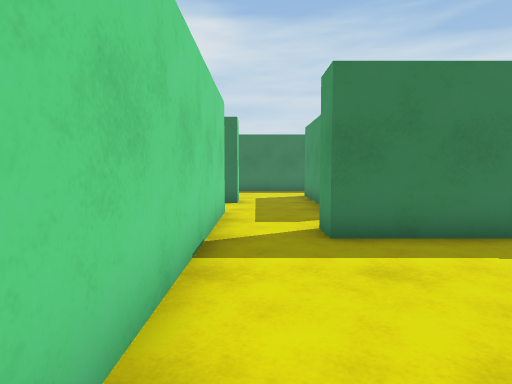
view 1 (above)

16 first-person views from a walk through a Unity game level. The camera is 1.2 m above the floor, tilts 4° down and sees 75° across. The floor is counted in squares, 1 m on a side. Each view is taken from the middle of a square. On the plan, view 1 faces up. The plan holds only what a view shows up to about 14 squares ahead; the rest is blank. The place goes on beyond the plan. The player character is not drawn.

view 2
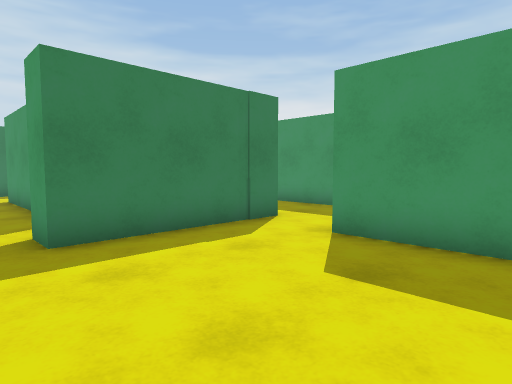

view 3
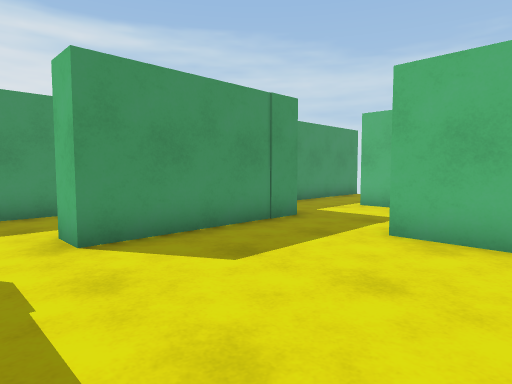

view 4
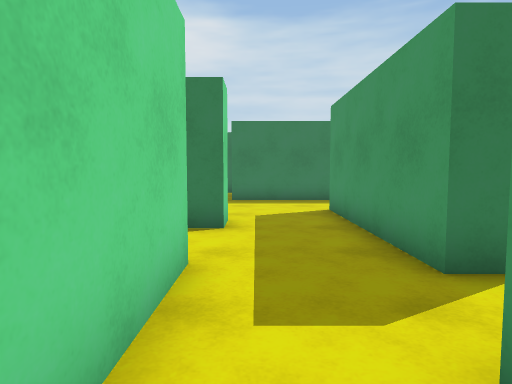

view 5
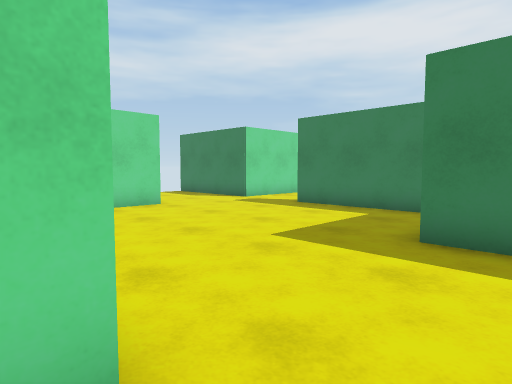

view 6
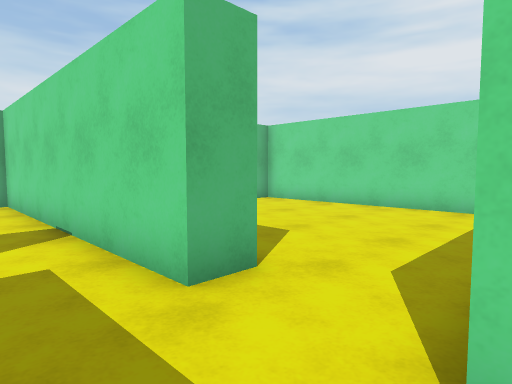

view 7
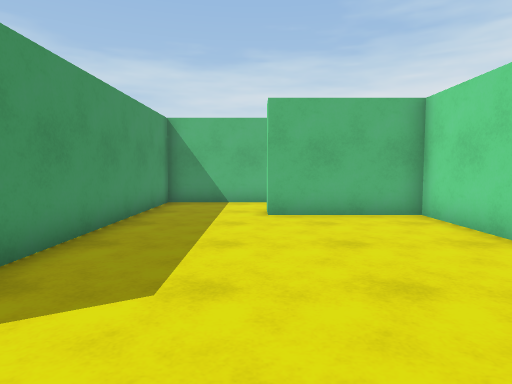

view 8
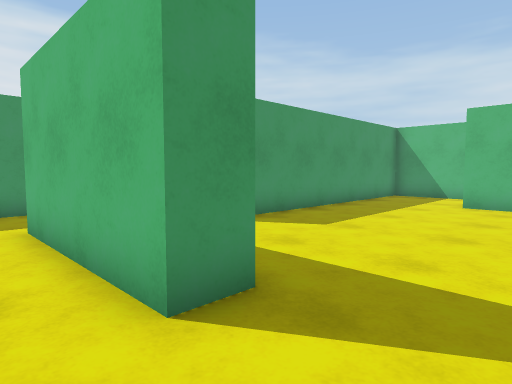

view 9
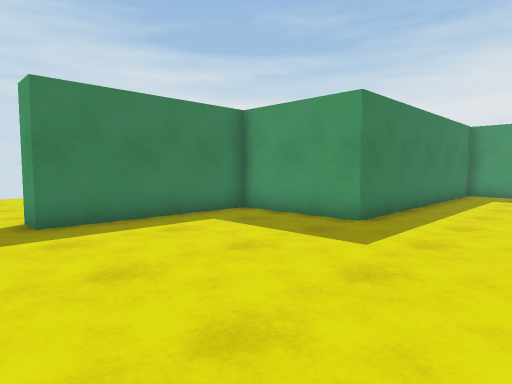

view 10
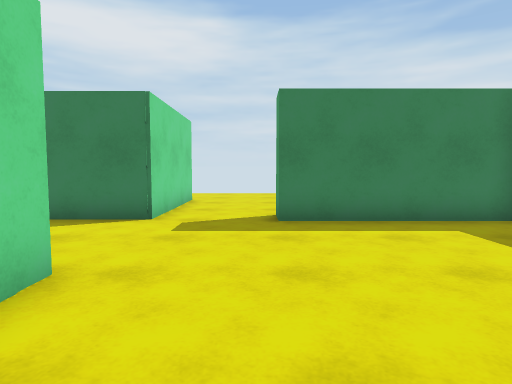

view 11
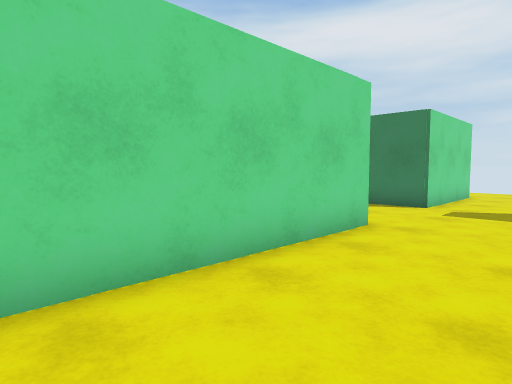

view 12
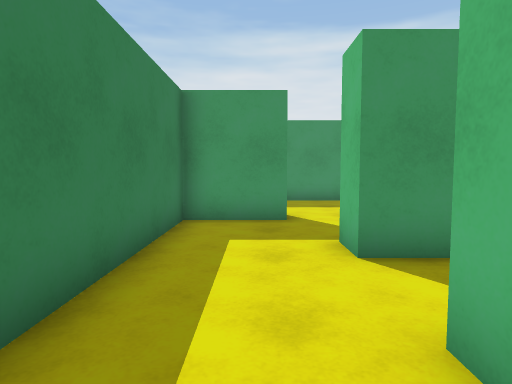

view 13
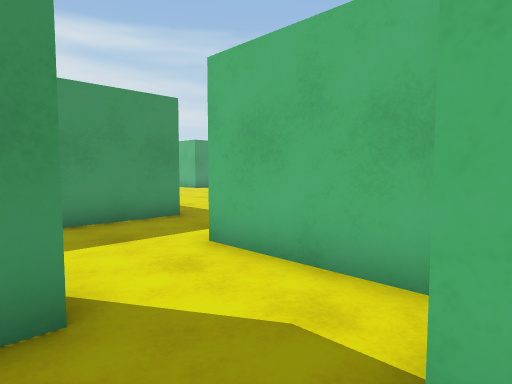

view 14
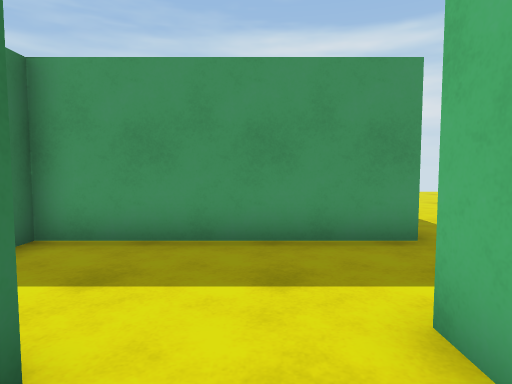

view 15
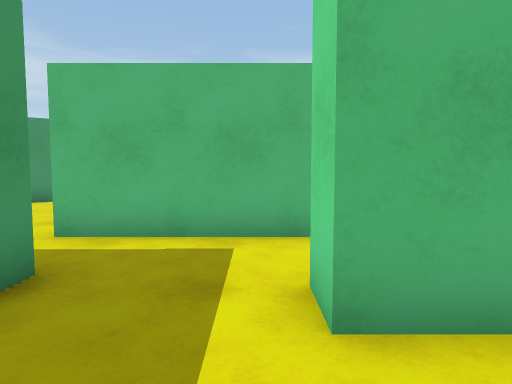

view 16
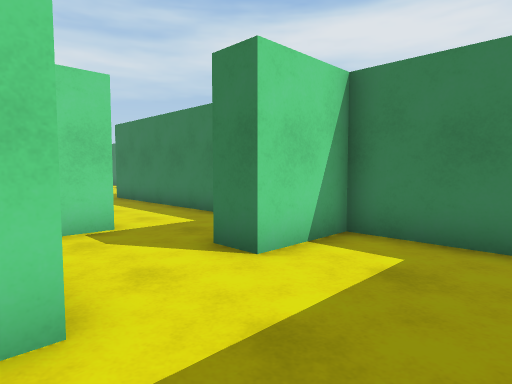

### Floor plan
Ten units are one square. View 1 is at (0, 0); x grows to the right and y downward. Boxes are objects, and circles mark ways between rooms. Rooms are numbered by the first view taken in them; rooms with no view inside come last. Other rooms are left out.
<svg viewBox="-110 -270 261 330">
<path fill="none" stroke="#000" d="M54 20 54 -34 65 -34M65 -57 13 -57M-9 -55 -9 9 26 9M42 52 54 52M-57 -116 -57 -127 -6 -127 -6 -117 -14 -117M-93 -178 -93 -24 -52 -24M-19 -92 -9 -92M25 -146 32 -146M22 -114 22 -148M54 -134 54 -146 64 -146 64 -136M70 -127 105 -127M-95 -265 -95 -218 -105 -218M98 -153 87 -153 87 -177 -9 -177 -9 -216 -65 -216 -65 -226M-45 9 -19 9 -19 -79M105 -127 105 -116M135 -112 135 -177 98 -177 98 -153M100 -92 146 -92M29 -87 22 -87M-9 -92 -9 -55M13 -57 13 -68M22 -87 22 -114"/>
<circle cx="5" cy="-65" r="3" fill="#2a7"/>
<circle cx="95" cy="-145" r="3" fill="#2a7"/>
<circle cx="-15" cy="-105" r="3" fill="#2a7"/>
<circle cx="5" cy="-125" r="3" fill="#2a7"/>
<circle cx="5" cy="-90" r="3" fill="#2a7"/>
<text x="30" y="-10">1</text>
<text x="-40" y="-150">2</text>
<text x="120" y="-130">3</text>
<text x="10" y="-80">4</text>
<text x="0" y="-110">5</text>
</svg>
Room 1 opens to room 4. Room 2 opens to room 3. Room 2 opens to room 5. Room 4 opens to room 5.

Where each view was taken, in squares from view 1:
view 1: 0 up, 0 right, facing up
view 2: 0 up, 0 right, facing up-right
view 3: 5 up, 0 right, facing down-right
view 4: 5 up, 0 right, facing up
view 5: 12 up, 1 right, facing up-left
view 6: 12 up, 1 right, facing down-left
view 7: 11 up, 5 left, facing down
view 8: 14 up, 8 left, facing down-right
view 9: 14 up, 8 left, facing up-right
view 10: 14 up, 7 left, facing up
view 11: 11 up, 6 left, facing up-left
view 12: 16 up, 1 right, facing right
view 13: 16 up, 6 right, facing down-right
view 14: 14 up, 8 right, facing right
view 15: 15 up, 11 right, facing down
view 16: 12 up, 13 right, facing up-left
